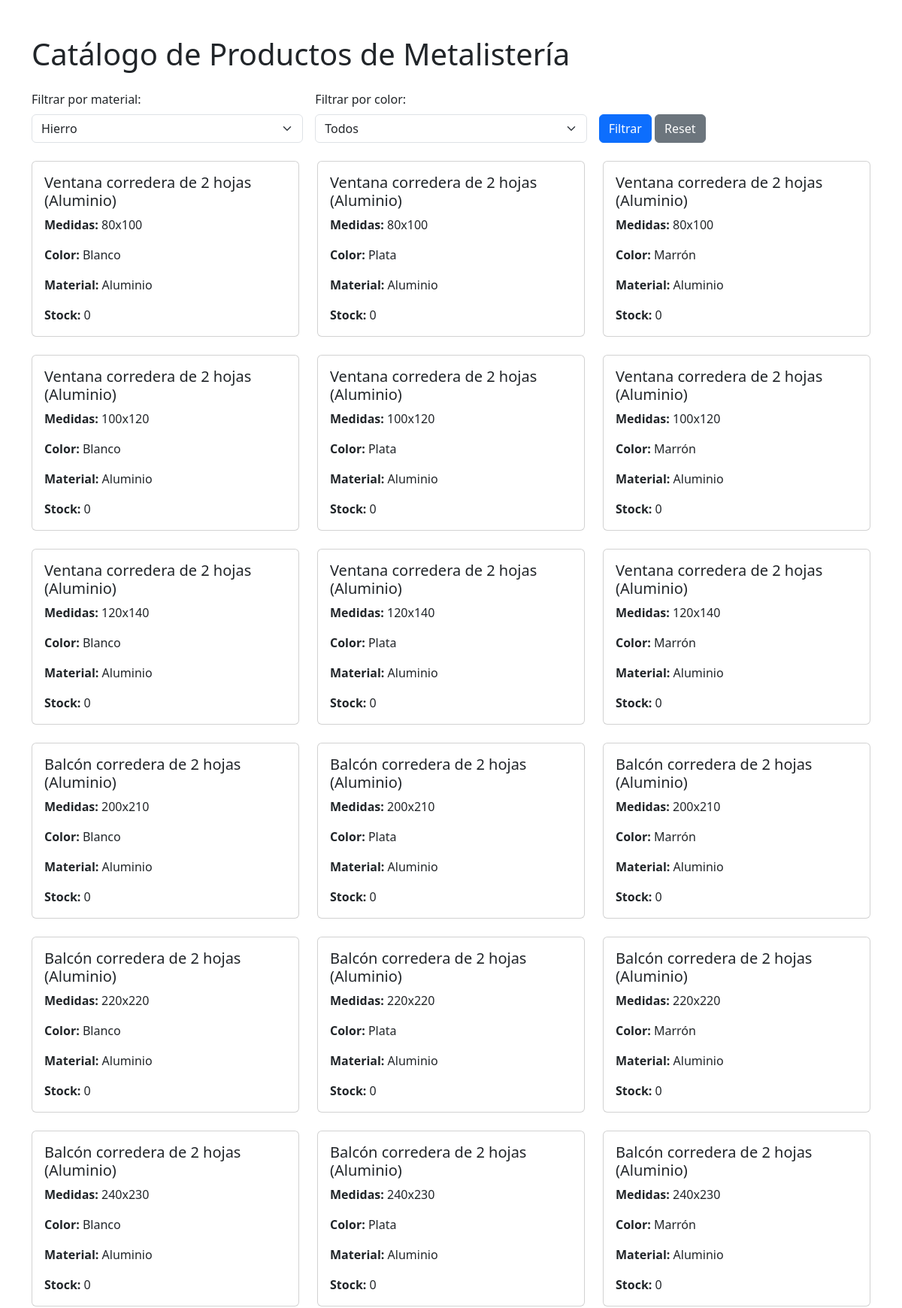
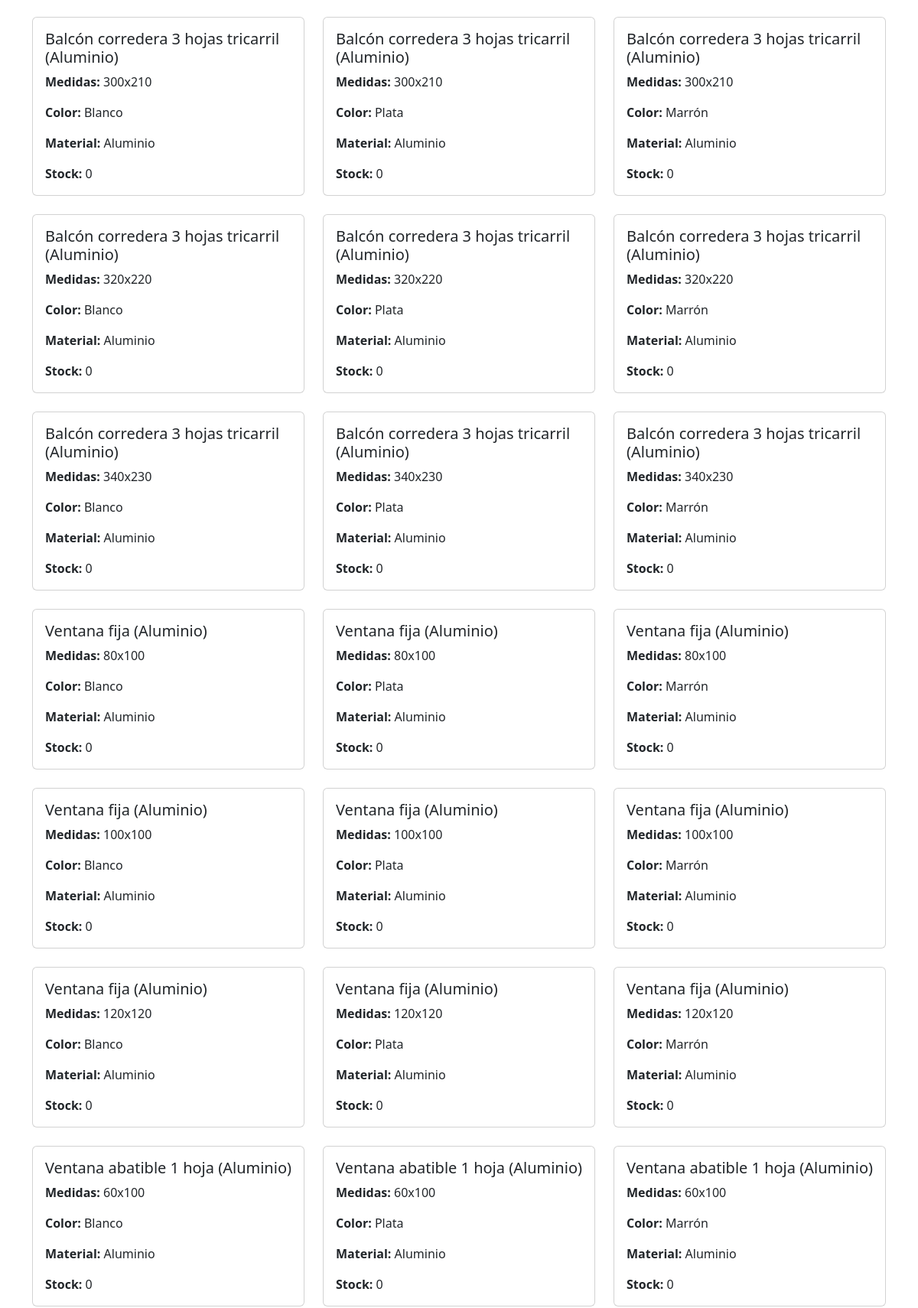
The page / (upper part) on the database its author committed (2 pictures, top to bottom).
### tables this page shows
CREATE TABLE IF NOT EXISTS productos (
  id INT AUTO_INCREMENT PRIMARY KEY,
  referencia VARCHAR(40) NOT NULL UNIQUE,
  nombre VARCHAR(150) NOT NULL,
  id_material INT NOT NULL,
  id_categoria INT NOT NULL,
  medidas VARCHAR(50),
  stock INT DEFAULT 0,
  color VARCHAR(30),
  FOREIGN KEY (id_material) REFERENCES materiales(id),
  FOREIGN KEY (id_categoria) REFERENCES categorias(id)
);

CREATE TABLE materiales (
  id INT AUTO_INCREMENT PRIMARY KEY,
  nombre VARCHAR(50) NOT NULL
);

### index.php (the view, shortened to what this page needs)
<?php
$conn = new mysqli("localhost","root","","metalisteria");
$materialFilter = isset($_GET['material']) ? $_GET['material'] : '';
$query = "SELECT p.*, m.nombre AS material_nombre FROM productos p
          JOIN materiales m ON p.id_material = m.id
          WHERE 1";
$result = $conn->query($query);
?>
<!DOCTYPE html>
<html lang="es">
<head>
    <link href="https://cdn.jsdelivr.net/npm/bootstrap@5.3.2/dist/css/bootstrap.min.css" rel="stylesheet">
</head>
<body>
<div class="container my-5">
    <h1 class="mb-4">Catálogo de Productos de Metalistería</h1>
    <form method="get" class="row g-3 mb-4">
        <div class="col-md-4">
            <label for="material" class="form-label">Filtrar por material:</label>
            <select name="material" id="material" class="form-select">
                <?php
                $materials = $conn->query("SELECT * FROM materiales");
                while($mat = $materials->fetch_assoc()) {
                    $selected = ($materialFilter == $mat['id_material']) ? 'selected' : '';
                    echo "<option value='{$mat['id_material']}' $selected>{$mat['nombre']}</option>";
                }
                ?>
            </select>
        </div>
        <div class="col-md-4">
            <label for="color" class="form-label">Filtrar por color:</label>
            <select name="color" id="color" class="form-select">
                <option value="">Todos</option>
            </select>
        </div>
        <div class="col-md-4 align-self-end">
            <button type="submit" class="btn btn-primary">Filtrar</button>
            <a href="index.php" class="btn btn-secondary">Reset</a>
        </div>
    </form>
    <div class="row row-cols-1 row-cols-md-3 g-4">
        <?php
        while($row = $result->fetch_assoc()) {
            echo "<div class='col'>";
            echo "  <div class='card h-100'>";
            echo "      <div class='card-body'>";
            echo "          <h5 class='card-title'>{$row['nombre']}</h5>";
            echo "          <p class='card-text'><strong>Medidas:</strong> {$row['medidas']}</p>";
            echo "          <p class='card-text'><strong>Color:</strong> {$row['color']}</p>";
            echo "          <p class='card-text'><strong>Material:</strong> {$row['material_nombre']}</p>";
            echo "          <p class='card-text'><strong>Stock:</strong> {$row['stock']}</p>";
            echo "      </div>";
            echo "  </div>";
            echo "</div>";
        }
        ?>
    </div>
</div>
</body>
</html>

### rows shown on the page
productos: nombre "Ventana corredera de 2 hojas (Aluminio)", medidas "80x100", color "Blanco", id_material.nombre "Aluminio", stock "0"
productos: nombre "Ventana corredera de 2 hojas (Aluminio)", medidas "80x100", color "Plata", id_material.nombre "Aluminio", stock "0"
productos: nombre "Ventana corredera de 2 hojas (Aluminio)", medidas "80x100", color "Marrón", id_material.nombre "Aluminio", stock "0"
productos: nombre "Ventana corredera de 2 hojas (Aluminio)", medidas "100x120", color "Blanco", id_material.nombre "Aluminio", stock "0"
productos: nombre "Ventana corredera de 2 hojas (Aluminio)", medidas "100x120", color "Plata", id_material.nombre "Aluminio", stock "0"
productos: nombre "Ventana corredera de 2 hojas (Aluminio)", medidas "100x120", color "Marrón", id_material.nombre "Aluminio", stock "0"
productos: nombre "Ventana corredera de 2 hojas (Aluminio)", medidas "120x140", color "Blanco", id_material.nombre "Aluminio", stock "0"
productos: nombre "Ventana corredera de 2 hojas (Aluminio)", medidas "120x140", color "Plata", id_material.nombre "Aluminio", stock "0"
productos: nombre "Ventana corredera de 2 hojas (Aluminio)", medidas "120x140", color "Marrón", id_material.nombre "Aluminio", stock "0"
productos: nombre "Balcón corredera de 2 hojas (Aluminio)", medidas "200x210", color "Blanco", id_material.nombre "Aluminio", stock "0"
productos: nombre "Balcón corredera de 2 hojas (Aluminio)", medidas "200x210", color "Plata", id_material.nombre "Aluminio", stock "0"
productos: nombre "Balcón corredera de 2 hojas (Aluminio)", medidas "200x210", color "Marrón", id_material.nombre "Aluminio", stock "0"
productos: nombre "Balcón corredera de 2 hojas (Aluminio)", medidas "220x220", color "Blanco", id_material.nombre "Aluminio", stock "0"
productos: nombre "Balcón corredera de 2 hojas (Aluminio)", medidas "220x220", color "Plata", id_material.nombre "Aluminio", stock "0"
productos: nombre "Balcón corredera de 2 hojas (Aluminio)", medidas "220x220", color "Marrón", id_material.nombre "Aluminio", stock "0"
productos: nombre "Balcón corredera de 2 hojas (Aluminio)", medidas "240x230", color "Blanco", id_material.nombre "Aluminio", stock "0"
productos: nombre "Balcón corredera de 2 hojas (Aluminio)", medidas "240x230", color "Plata", id_material.nombre "Aluminio", stock "0"
productos: nombre "Balcón corredera de 2 hojas (Aluminio)", medidas "240x230", color "Marrón", id_material.nombre "Aluminio", stock "0"
productos: nombre "Balcón corredera 3 hojas tricarril (Aluminio)", medidas "300x210", color "Blanco", id_material.nombre "Aluminio", stock "0"
productos: nombre "Balcón corredera 3 hojas tricarril (Aluminio)", medidas "300x210", color "Plata", id_material.nombre "Aluminio", stock "0"
productos: nombre "Balcón corredera 3 hojas tricarril (Aluminio)", medidas "300x210", color "Marrón", id_material.nombre "Aluminio", stock "0"
productos: nombre "Balcón corredera 3 hojas tricarril (Aluminio)", medidas "320x220", color "Blanco", id_material.nombre "Aluminio", stock "0"
productos: nombre "Balcón corredera 3 hojas tricarril (Aluminio)", medidas "320x220", color "Plata", id_material.nombre "Aluminio", stock "0"
productos: nombre "Balcón corredera 3 hojas tricarril (Aluminio)", medidas "320x220", color "Marrón", id_material.nombre "Aluminio", stock "0"
productos: nombre "Balcón corredera 3 hojas tricarril (Aluminio)", medidas "340x230", color "Blanco", id_material.nombre "Aluminio", stock "0"
productos: nombre "Balcón corredera 3 hojas tricarril (Aluminio)", medidas "340x230", color "Plata", id_material.nombre "Aluminio", stock "0"
productos: nombre "Balcón corredera 3 hojas tricarril (Aluminio)", medidas "340x230", color "Marrón", id_material.nombre "Aluminio", stock "0"
productos: nombre "Ventana fija (Aluminio)", medidas "80x100", color "Blanco", id_material.nombre "Aluminio", stock "0"
productos: nombre "Ventana fija (Aluminio)", medidas "80x100", color "Plata", id_material.nombre "Aluminio", stock "0"
productos: nombre "Ventana fija (Aluminio)", medidas "80x100", color "Marrón", id_material.nombre "Aluminio", stock "0"
productos: nombre "Ventana fija (Aluminio)", medidas "100x100", color "Blanco", id_material.nombre "Aluminio", stock "0"
productos: nombre "Ventana fija (Aluminio)", medidas "100x100", color "Plata", id_material.nombre "Aluminio", stock "0"
productos: nombre "Ventana fija (Aluminio)", medidas "100x100", color "Marrón", id_material.nombre "Aluminio", stock "0"
productos: nombre "Ventana fija (Aluminio)", medidas "120x120", color "Blanco", id_material.nombre "Aluminio", stock "0"
productos: nombre "Ventana fija (Aluminio)", medidas "120x120", color "Plata", id_material.nombre "Aluminio", stock "0"
productos: nombre "Ventana fija (Aluminio)", medidas "120x120", color "Marrón", id_material.nombre "Aluminio", stock "0"
productos: nombre "Ventana abatible 1 hoja (Aluminio)", medidas "60x100", color "Blanco", id_material.nombre "Aluminio", stock "0"
productos: nombre "Ventana abatible 1 hoja (Aluminio)", medidas "60x100", color "Plata", id_material.nombre "Aluminio", stock "0"
productos: nombre "Ventana abatible 1 hoja (Aluminio)", medidas "60x100", color "Marrón", id_material.nombre "Aluminio", stock "0"

### other values the page prints
form field material "Hierro"
